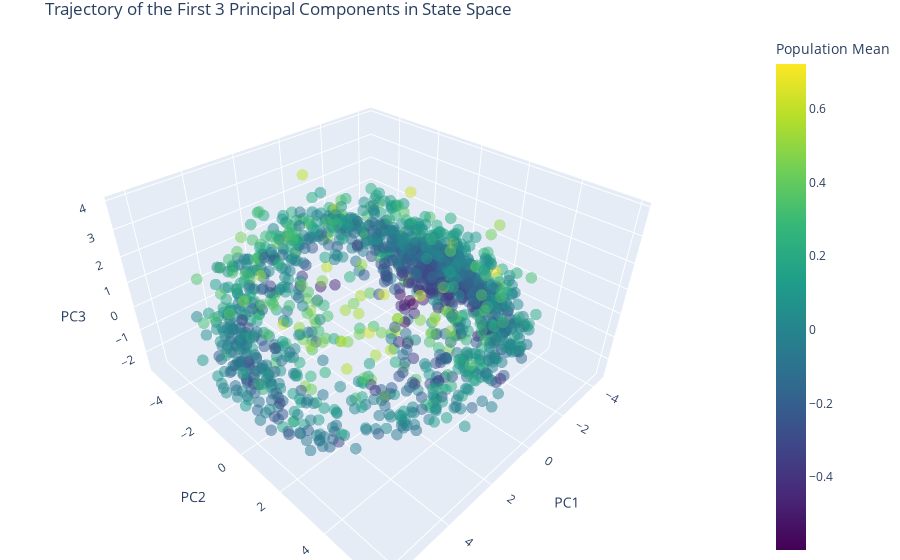

This figure's notebook cell:
### Code cell
# Extract the first three PCs
pc1 = transformed_data[:, 0]
pc2 = transformed_data[:, 1]
pc3 = transformed_data[:, 2]

# Time steps for coloring
baseline = np.array(mean_epg)

# Create the figure
fig = go.Figure(data=[go.Scatter3d(
    x=pc1[::4],
    y=pc2[::4],
    z=pc3[::4],
    mode='markers',
    marker=dict(
        size=4,
        color=baseline[::4],  # Set color to time steps
        colorscale='Viridis',  # Choose a color scale
        colorbar=dict(title='Population Mean'),
        opacity=0.5
    )
)])

'''for idx in big_drop_indices:
    fig.add_trace(go.Scatter3d(x=pc1[idx:idx+2], y=pc2[idx:idx+2], z=pc3[idx:idx+2],
                               mode='lines',
                               line=dict(color='red', width=2)))

for idx in big_increase_indices:
    fig.add_trace(go.Scatter3d(x=pc1[idx:idx+2], y=pc2[idx:idx+2], z=pc3[idx:idx+2],
                               mode='lines',
                               line=dict(color='black', width=2)))'''    
# Set the layout of the figure
fig.update_layout(
    title='Trajectory of the First 3 Principal Components in State Space',
    scene=dict(
        xaxis_title='PC1',
        yaxis_title='PC2',
        zaxis_title='PC3'
    ),
    margin=dict(l=0, r=0, b=0, t=30)
)

# Show the figure
fig.show()

### Figure 1 — Plotly figure (JSON) as saved in the notebook; plotly's stock layout.template omitted (floating-point values rounded to 4 significant figures; data arrays with more than 128 entries replaced by an {"elided": "..."} marker saying what was removed)
{"data": [{"marker": {"color": {"elided": "1543 float values"}, "colorbar": {"title": {"text": "Population Mean"}}, "colorscale": [[0, "#440154"], [0.1111, "#482878"], [0.2222, "#3e4989"], [0.3333, "#31688e"], [0.4444, "#26828e"], [0.5556, "#1f9e89"], [0.6667, "#35b779"], [0.7778, "#6ece58"], [0.8889, "#b5de2b"], [1, "#fde725"]], "opacity": 0.5, "size": 4}, "mode": "markers", "type": "scatter3d", "x": {"elided": "1543 float values"}, "y": {"elided": "1543 float values"}, "z": {"elided": "1543 float values"}}], "layout": {"margin": {"b": 0, "l": 0, "r": 0, "t": 30}, "scene": {"xaxis": {"title": {"text": "PC1"}}, "yaxis": {"title": {"text": "PC2"}}, "zaxis": {"title": {"text": "PC3"}}}, "title": {"text": "Trajectory of the First 3 Principal Components in State Space"}}}
